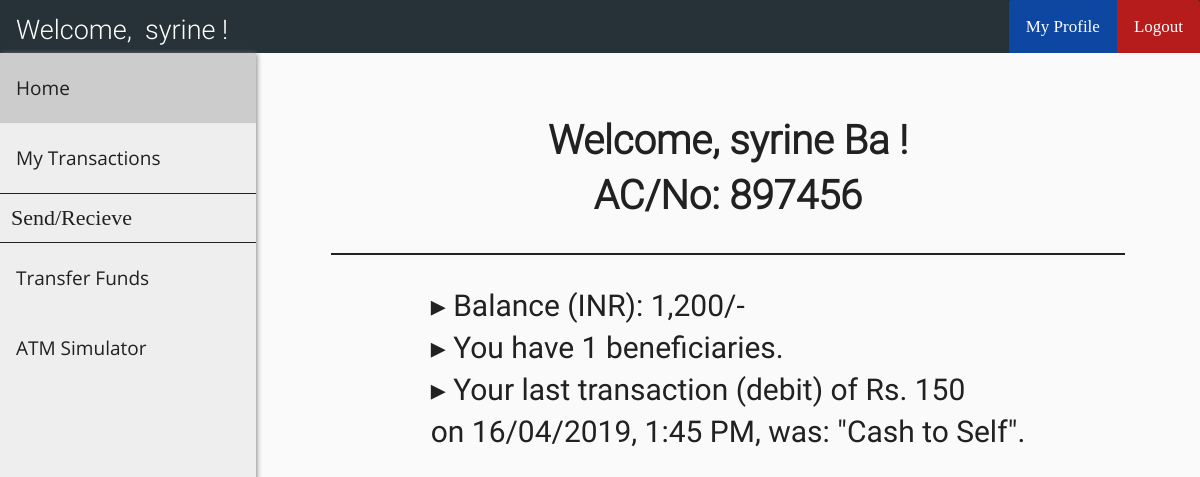
Screenshot of /customer_home.php (signed in) with the database file from the repository.
### tables this page shows
CREATE TABLE `customer` (
  `cust_id` int(11) NOT NULL,
  `first_name` varchar(30) DEFAULT NULL,
  `last_name` varchar(30) DEFAULT NULL,
  `gender` varchar(10) DEFAULT NULL,
  `dob` date DEFAULT NULL,
  `card_no` int(11) DEFAULT NULL,
  `email` varchar(30) DEFAULT NULL,
  `phone_no` varchar(20) DEFAULT NULL,
  `address` varchar(255) DEFAULT NULL,
  `branch` varchar(30) DEFAULT NULL,
  `account_no` int(11) DEFAULT NULL,
  `pin` int(4) DEFAULT NULL,
  `uname` varchar(30) DEFAULT NULL,
  `pwd` varchar(30) DEFAULT NULL
);

CREATE TABLE `passbook1` (
  `trans_id` int(11) NOT NULL,
  `trans_date` datetime DEFAULT NULL,
  `remarks` varchar(255) DEFAULT NULL,
  `debit` int(11) DEFAULT NULL,
  `credit` int(11) DEFAULT NULL,
  `balance` int(11) DEFAULT NULL
);

### customer_home.php (the view, shortened to what this page needs)
<?php
    include "header.php";
    include "customer_navbar.php";
    include "customer_sidebar.php";
    $id = $_SESSION['loggedIn_cust_id'];
    $sql0 = "SELECT * FROM customer WHERE cust_id=".$id;
    $result0 = $conn->query($sql0);
    $row0 = $result0->fetch_assoc();
    $sql1 = "SELECT * FROM passbook".$id." WHERE trans_id=(
                    SELECT MAX(trans_id) FROM passbook".$id.")";
    $result1 = $conn->query($sql1);
    $row1 = $result1->fetch_assoc();
    if ($row1["debit"] == 0) {
        $transaction = $row1["credit"];
        $type = "credit";
    }
    else {
        $transaction = $row1["debit"];
        $type = "debit";
    }
    $time = strtotime($row1["trans_date"]);
    $sanitized_time = date("d/m/Y, g:i A", $time);
    $sql2 = "SELECT COUNT(*) FROM beneficiary".$id;
    $result2 = $conn->query($sql2);
    $row2 = $result2->fetch_assoc();
?>
<!DOCTYPE html>
<html>
<head>
    <link rel="stylesheet" href="admin_home_style.css">
</head>
<body>
    <div class="flex-container">
        <div class="flex-item">
            <h1 id="customer">
                Welcome, <?php echo $row0["first_name"] ?>&nbsp<?php echo $row0["last_name"] ?>&nbsp!
                <br>AC/No: <?php echo $row0["account_no"]; ?>
            </h1>
            <p id="customer">
                &#9656 Balance (INR): <?php echo number_format($row1["balance"]); ?>/-
                <br>&#9656 You have <?php echo $row2["COUNT(*)"]; ?> beneficiaries.
                <br>&#9656 Your last transaction (<?php echo $type; ?>) of&nbspRs.&nbsp<?php
                echo number_format($transaction); ?><br>
                on <?php echo $sanitized_time; ?>, was: "<?php echo $row1["remarks"]; ?>".
            </p>
        </div>
    </div>
</body>
</html>
<?php include "easter_egg.php"; ?>

### customer_navbar.php (shortened to what this page needs)
<?php
    include "connect.php";
    if (isset($_SESSION['loggedIn_cust_id'])) {
        $sql0 = "SELECT * FROM customer WHERE cust_id=".$_SESSION['loggedIn_cust_id'];
        $result = $conn->query($sql0);
        $row = $result->fetch_assoc();
    }
?>
<!DOCTYPE html>
<html>
<head>
    <link rel="stylesheet" href="user_navbar_style.css">
    <link href="fonts/font-awesome.css" rel="stylesheet">
</head>
<body>
    <div class="nav-wrapper">
        <div class="topnav" id="theTopNav">
            <a id="user">Welcome, &nbsp<?php echo $row["first_name"]; ?> !</a>
            <a id="logout" href="logout_action.php" onclick="return confirm('Are you sure?')">Logout</a>
            <a id="profile" href="customer_profile.php">My Profile</a>
        </div>
    </div>
</body>
</html>

### header_style.css (style rules this page uses)
body { margin: 0; padding: 0; background-color: #FAFAFA; }
h1 { font-family: OpenSans-Light; color: white; font-size: 3rem; line-height: 3rem; margin-top: calc((1.5rem - 2rem) + 2.5rem); margin-bottom: 1.5rem; }

### user_navbar_style.css (style rules this page uses)
.nav-wrapper { height: 53px; background: #333; }
.nav-wrapper .topnav { background-color: #263238; overflow: hidden; height: 53px; }
.topnav a[id="user"] { float: left; display: block; color: white; text-align: center; padding: 14px 16px; text-decoration: none; font-size: 27px; font-family: Roboto-Light; }
.topnav a[id="profile"] { float: right; display: block; color: white; text-align: center; padding: 17px 17px; text-decoration: none; font-size: 17px; font-family: OpenSans-Bold; background-color: #0D47A1; border-top-left-radius: 3px; }
.topnav a[id="logout"] { float: right; display: block; color: white; text-align: center; padding: 17px 17px; text-decoration: none; font-size: 17px; font-family: OpenSans-Bold; background-color: #b71c1c; border-top-right-radius: 3px; }

### admin_home_style.css (style rules this page uses)
.flex-container { display: -webkit-flex; display: flex; -webkit-flex-direction: column; flex-direction: column; margin-left: 256px; width: auto; height: auto; -webkit-flex-wrap: wrap; flex-wrap: wrap; }
.flex-item { width: auto; height: auto; margin: 10px; margin-left: auto; margin-right: auto; }
h1[id="customer"] { margin: 20px; line-height: normal; font-family: Roboto-Light; font-size: 40px; text-align: center; color: #212121; line-height: 55px; border-bottom: 2px solid #212121; padding: 30px 100px; }
p[id="customer"] { max-width: 600px; margin: 20px; font-size: 30px; font-family: Roboto-Regular; color: #212121; line-height: 42px; padding: 10px 100px; }

### rows the page displays
customer: first_name "syrine", last_name "Ba", account_no "897456"
passbook1: balance "1,200", debit "debit", debit "150", trans_date "16/04/2019, 1:45 PM", remarks "Cash to Self"

### other values shown
$row2["COUNT(*)"] "1"
